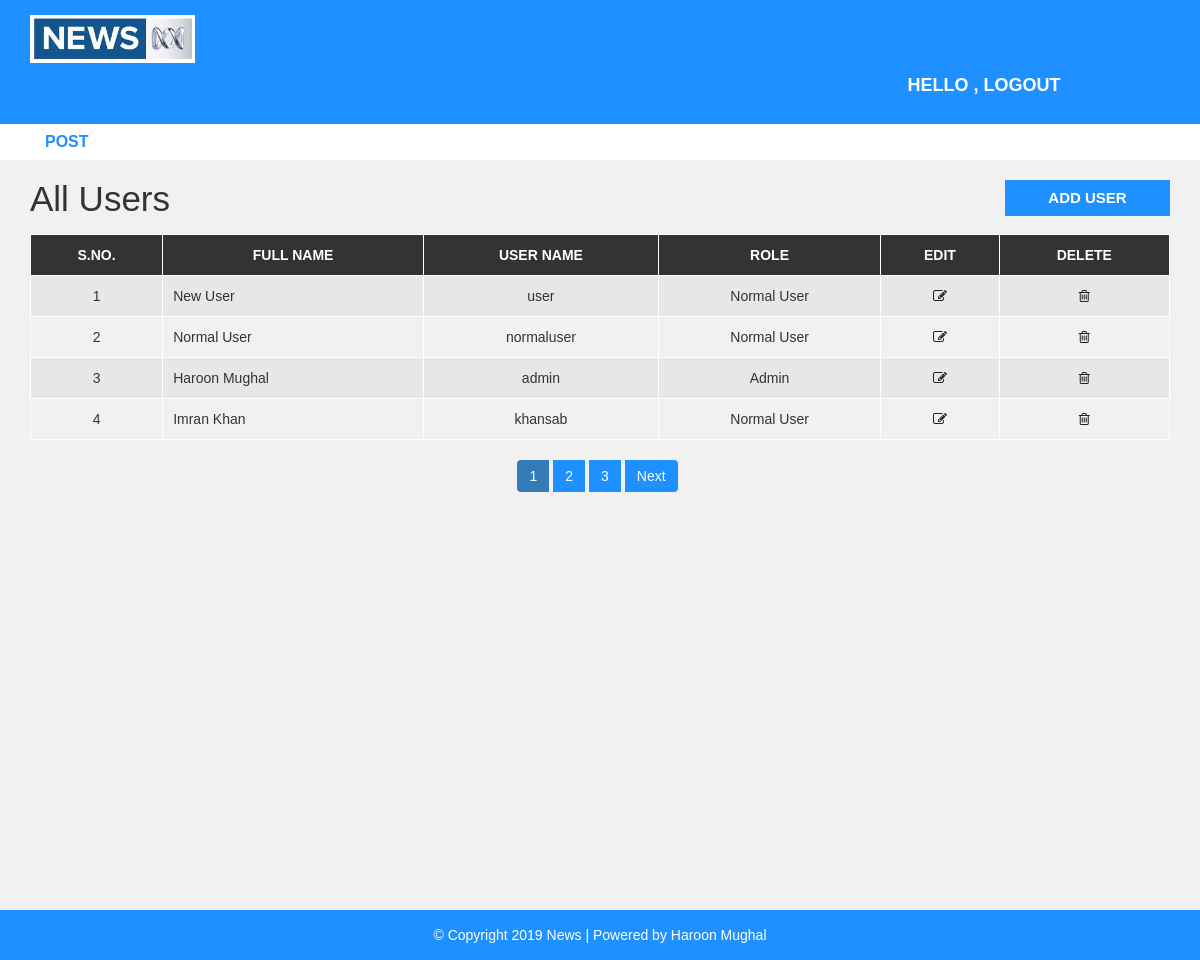
/admin/users.php, run on the app's committed database.
### tables this page shows
CREATE TABLE `settings` (
  `webname` varchar(60) DEFAULT NULL,
  `logo` varchar(50) DEFAULT NULL,
  `footerdesc` varchar(255) DEFAULT NULL
);

CREATE TABLE `user` (
  `user_id` int(10) UNSIGNED NOT NULL,
  `first_name` varchar(30) NOT NULL,
  `last_name` varchar(30) NOT NULL,
  `username` varchar(30) DEFAULT NULL,
  `password` varchar(40) DEFAULT NULL,
  `role` int(11) NOT NULL
);

### admin/config.php (called while the page is built, shortened)
<?php
$recordsLimitPerPage = 4;
?>

### admin/users.php (the view, shortened to what this page needs)
<?php
include "header.php";
include "config.php";
if (isset($_GET['pageNo'])) {
   $currentPageNumber = $_GET['pageNo'];
} else {
   $currentPageNumber = 1;
}
$limitOffset = ($currentPageNumber - 1) * $recordsLimitPerPage;
$allUsersQuery = "SELECT * FROM user ORDER BY user_id DESC LIMIT {$limitOffset}, {$recordsLimitPerPage}";
$resultAllUsersQuery = mysqli_query($connection, $allUsersQuery) or die("Query Failed: $allUsersQuery");
?>
<div id="admin-content">
   <div class="container">
      <div class="row">
         <div class="col-md-10">
            <h1 class="admin-heading">All Users</h1>
         </div>
         <div class="col-md-2">
            <a class="add-new" href="add-user.php">add user</a>
         </div>
         <div class="col-md-12">
            <?php
            if (mysqli_num_rows($resultAllUsersQuery) > 0) {
            ?>
               <table class="content-table">
                  <thead>
                     <th>S.No.</th>
                     <th>Full Name</th>
                     <th>User Name</th>
                     <th>Role</th>
                     <th>Edit</th>
                     <th>Delete</th>
                  </thead>
                  <tbody>
                     <?php
                     $serialNumber = $limitOffset;
                     while ($userRow = mysqli_fetch_assoc($resultAllUsersQuery)) {
                        if ($userRow['role'] == 1) {
                           $userRole = "Admin";
                        } else {
                           $userRole = "Normal User";
                        }
                     ?>
                        <tr>
                           <td class='id'> <?php echo ++$serialNumber ?> </td>
                           <td> <?php echo $userRow['first_name'] . ' ' . $userRow['last_name'] ?> </td>
                           <td> <?php echo $userRow['username'] ?> </td>
                           <td> <?php echo $userRole ?> </td>
                           <td class='edit'><a href='update-user.php?idUrl=<?php echo $userRow['user_id'] ?>'><i class='fa fa-edit'></i></a></td>
                           <td class='delete'><a href='delete-user.php?idUrl=<?php echo $userRow['user_id'] ?>'><i class='fa fa-trash-o'></i></a></td>
                        </tr>
                     <?php
                     }
                     ?>
                  </tbody>
               </table>
            <?php
            }
            $TotalRecordsQuery = "SELECT * FROM user";
            $resultTotalRecordsQuery = mysqli_query($connection, $TotalRecordsQuery) or die("Query Error: $query");
            $totalRecords = mysqli_num_rows($resultTotalRecordsQuery);
            if ($totalRecords > $recordsLimitPerPage) {
               $totalPages = ceil($totalRecords / $recordsLimitPerPage);
            ?>
               <ul class='pagination admin-pagination'>
                  <?php
                  for ($p = 1; $p <= $totalPages; $p++) {
                     if ($p == $currentPageNumber) {
                        $cssClass = "active";
                     } else {
                        $cssClass = "";
                     }
                     echo "<li class='$cssClass'><a href='users.php?pageNo=$p'> $p </a></li>";
                  }
                  if ($currentPageNumber < $totalPages) {
                     echo '<li><a href="users.php?pageNo=' . ($currentPageNumber + 1) . '">Next</a></li>';
                  }
                  ?>
               </ul>
            <?php
            }
            ?>
         </div>
      </div>
   </div>
</div>
<?php
include "footer.php";
?>

### admin/header.php (shortened to what this page needs)
<?php
include "config.php";
?>
<!DOCTYPE html>
<html lang="en">
<head>
   <link rel="stylesheet" href="../css/bootstrap.min.css" />
   <link rel="stylesheet" href="../css/font-awesome.css">
   <link rel="stylesheet" href="../css/style.css">
</head>
<body>
   <div id="header-admin">
      <div class="container">
         <div class="row">
            <?php
            $fetchSettingsQuery = "SELECT * FROM settings";
            $resultFetchSettingsQuery = mysqli_query($connection, $fetchSettingsQuery) or die("Query Failed: $fetchSettingsQuery");
            if (mysqli_num_rows($resultFetchSettingsQuery) > 0) {
               while ($setting = mysqli_fetch_assoc($resultFetchSettingsQuery)) {
            ?>
                  <div class="col-md-2">
                     <a href="post.php"><img class="logo" src="images/<?php echo $setting['logo'] ?>"></a>
                  </div>
            <?php
               }
            }
            ?>
            <div class="col-md-offset-9  col-md-3">
               <a href="logout.php" class="admin-logout">Hello <?php echo $_SESSION['userName'] ?>, logout</a>
            </div>
         </div>
      </div>
   </div>
   <div id="admin-menubar">
      <div class="container">
         <div class="row">
            <div class="col-md-12">
               <ul class="admin-menu">
                  <li>
                     <a href="post.php">Post</a>
                  </li>
               </ul>
            </div>
         </div>
      </div>
   </div>

### admin/footer.php
<div id ="footer">
    <div class="container">
        <div class="row">
            <div class="col-md-12">
                <span>© Copyright 2019 News | Powered by <a href="">Haroon Mughal</a></span>
            </div>
        </div>
    </div>
</div>
</body>
</html>

### css/style.css (style rules this page uses)
body { background: #f1f1f1; font-family: sans-serif,arial,Helvetica; }
a, a:hover, a:focus { text-decoration: none; outline: none; }
ul { margin:0; padding:0; list-style:none; }
img.logo { width: 100%; height: auto; display: block; }
#header-admin { background-color: #1E90FF; padding: 15px 0; }
#header-admin .admin-logout { margin: 10px 0; color: #fff; font-size: 18px; font-weight: 600; text-transform: uppercase; display: inline-block; }
#admin-menubar { background-color: #fff; }
#admin-menubar .admin-menu { font-size: 0; }
#admin-menubar .admin-menu li { display: inline-block; margin: 0 5px 0 0; }
#admin-menubar .admin-menu li a { color: #1E90FF; font-size: 16px; font-weight: 600; text-transform: uppercase; padding: 7px 15px; display: block; transition: all 0.3s; }
#admin-content { padding: 20px 0; min-height: 750px; }
#admin-content .admin-heading { font-size: 35px; margin: 0 0 15px; }
#admin-content .add-new { color: #fff; background-color: #1E90FF; font-size: 15px; font-weight: 600; text-align: center; text-transform: uppercase; padding: 7px 10px; display: block; transition: all 0.3s; }
#admin-content .content-table { border: 1px solid #000; width: 100%; margin: 0 0 20px; }
#admin-content .content-table thead { color: #fff; background-color: #333; }
#admin-content .content-table th { padding: 10px; border: 1px solid #fff; font-weight: 600; text-align: center; text-transform: uppercase; }
#admin-content .content-table tbody { color: #333; }
#admin-content .content-table tbody tr { background-color: #e7e7e7; }
#admin-content .content-table tbody tr:nth-child(even) { background-color: transparent; }
#admin-content .content-table tbody td { padding: 10px; border: 1px solid #fff; text-align: center; }
#admin-content .content-table tbody td:nth-child(2) { text-align: left; }
#admin-content .admin-pagination { margin: 0; }
#admin-content .admin-pagination li a { display: block; }
.id, .edit, .delete { text-align:center; }
.pagination { display: block; text-align: center; margin: 0; }
.pagination li { display:inline-block; margin: 0 5px 0 0; }
.pagination li a { border: none; background: #1e90ff; color: #fff; }
i.fa { color:#222; }
#footer { color: #fff; padding:15px 0; text-align:center; background-color:#1e90ff; }
#footer a { color:#fff; }

### data on the page
settings: logo (picture)
user: first_name "New", last_name "User", username "user", role "Normal User"
user: first_name "Normal", last_name "User", username "normaluser", role "Normal User"
user: first_name "Haroon", last_name "Mughal", username "admin", role "Admin"
user: first_name "Imran", last_name "Khan", username "khansab", role "Normal User"
